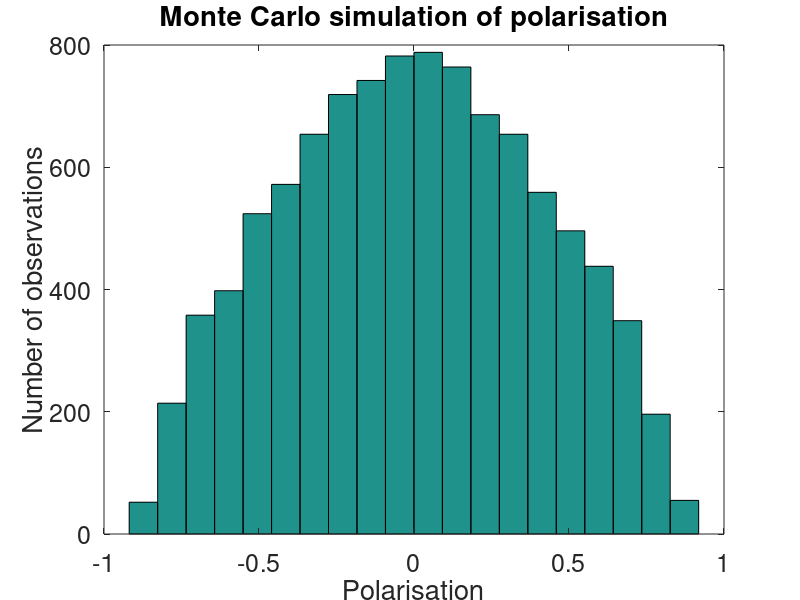

Here is the MATLAB script that generated this plot:
% Forward simulation of expected single molecule polarisations
%
% Version 1: Monte Carlo wobbling axis simulation
%            Consider rotation in 2D only
%            Model detection as Iy = I0_cos^2(phi) and Ix = I0_sin^2(phi)
%
% References: Harms, BioPhysJ, 1999, vol 77, p. 2864
%             And Debye-Stokes-Einstein relation in Cichos
%
% IIB project aims: 
%      1. See if the physics seems reasonable. 
%          It seems to match Harms 1999, so hopefully it is.
%      2. Generate histograms for key cases.
%           Solid, our biogel, our melted biogel, glycerol, water
%           Show these as curves, showing progression over time
%           Possibly animate this for powerpoint
%      3. Predict the expected distribution for our biogel (solid and melt)
%           Which has viscoity ~ 240 Pa s, GFP radius 3 nm, 20 ms exposure
%           time
%      4. Combine results into the figure for this
%
%      5. Generate a table of simulated results, and look for a correlation
%           between std(listPolarisations) and camera exposure time / T_C


numberOfDyes = 10000;    % This many separate fluorophore simulations
numberOfTimePoints = 100; % Number of time points during camera exposure
                         % One point means an instantaneous measurement
                         % Number increments = number of points - 1

photonsPerFrame = 1000; % Expected number of photons collected per frame
                        % Assuming infinite repeats, there is no point 
                        %  making these into random numbers and averaging
                        %  

D_rot = 6000; % k_B T / (8 pi eta a^3)... 6000 per second in 1 Pa s, 3 nm
            % Debye-Stokes-Einstein relation
            % Use 100 Pa s (gel) and 3 nm radius for GFP.

T_C = 1/(6*D_rot) % rotational correlation time
tIncrement =1.9445e-06; % 1 ms % Use a time increment smaller than T_C

sigma = sqrt( 2 * D_rot * tIncrement ); % See Harms 1999;

listIy = zeros(numberOfDyes,1);
listIx = zeros(numberOfDyes,1);

for lpDye = 1:numberOfDyes
    
    phi0 = pi*rand(); % Random initial orientation in 2D
    phiT = phi0;
    
    for lpTime = 1:numberOfTimePoints
        
        Iy = photonsPerFrame * (cos(phiT))^2; % photons on X channel
        Ix = photonsPerFrame - Iy;            % photons on Y channel
        
        listIx(lpDye) = listIx(lpDye) + Ix;
        listIy(lpDye) = listIy(lpDye) + Iy;
        
        phiT = phiT + sigma*randn;  % Simulate axis wobble
    end
    
end

listPol = (listIx - listIy)./(listIx + listIy);
[numberOfTimePoints*tIncrement/T_C, std(listPol)]

figure(1)
hist(listPol,20)
  xlim([-1 1])
  xlabel('Polarisation', 'fontSize', 18)
  ylabel('Number of observations', 'fontSize', 18)
  title('Monte Carlo simulation of polarisation', 'fontSize', 18)
  set(gca, 'fontSize', 18)